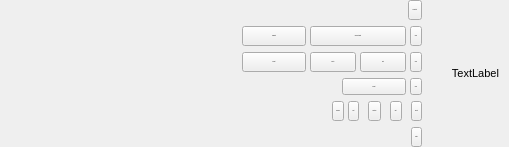
    <widget class="QWidget" name="mainToolbar" native="true">
     <layout class="QHBoxLayout" name="horizontalLayout_6">
      <property name="spacing">
       <number>4</number>
      </property>
      <property name="leftMargin">
       <number>10</number>
      </property>
      <property name="topMargin">
       <number>0</number>
      </property>
      <property name="rightMargin">
       <number>10</number>
      </property>
      <property name="bottomMargin">
       <number>0</number>
      </property>
      <item>
       <widget class="QWidget" name="toolbar" native="true">
        <layout class="QVBoxLayout" name="verticalLayout">
         <property name="leftMargin">
          <number>0</number>
         </property>
         <property name="topMargin">
          <number>0</number>
         </property>
         <property name="rightMargin">
          <number>0</number>
         </property>
         <property name="bottomMargin">
          <number>0</number>
         </property>
         <item>
          <widget class="QWidget" name="pageDefault" native="true">
           <layout class="QHBoxLayout" name="horizontalLayout_2">
            <property name="spacing">
             <number>4</number>
            </property>
            <property name="topMargin">
             <number>0</number>
            </property>
            <property name="bottomMargin">
             <number>0</number>
            </property>
            <item>
             <spacer name="horizontalSpacer">
              <property name="orientation">
               <enum>Qt::Horizontal</enum>
              </property>
              <property name="sizeHint" stdset="0">
               <size>
                <width>40</width>
                <height>20</height>
               </size>
              </property>
             </spacer>
            </item>
            <item>
             <widget class="QToolButton" name="btnZoomToFit">
              <property name="maximumSize">
               <size>
                <width>16777215</width>
                <height>20</height>
               </size>
              </property>
              <property name="font">
               <font>
                <pointsize>-1</pointsize>
               </font>
              </property>
              <property name="toolTip">
               <string/>
              </property>
              <property name="text">
               <string>zoom to fit</string>
              </property>
             </widget>
            </item>
           </layout>
          </widget>
         </item>
         <item>
          <widget class="QWidget" name="pagePolygonDraw" native="true">
           <layout class="QHBoxLayout" name="horizontalLayout">
            <property name="spacing">
             <number>4</number>
            </property>
            <property name="topMargin">
             <number>0</number>
            </property>
            <property name="bottomMargin">
             <number>0</number>
            </property>
            <item>
             <spacer name="horizontalSpacer_2">
              <property name="orientation">
               <enum>Qt::Horizontal</enum>
              </property>
              <property name="sizeHint" stdset="0">
               <size>
                <width>40</width>
                <height>20</height>
               </size>
              </property>
             </spacer>
            </item>
            <item>
             <widget class="QToolButton" name="btnCloseLoop">
              <property name="minimumSize">
               <size>
                <width>64</width>
                <height>0</height>
               </size>
              </property>
              <property name="maximumSize">
               <size>
                <width>16777215</width>
                <height>20</height>
               </size>
              </property>
              <property name="font">
               <font>
                <pointsize>-1</pointsize>
               </font>
              </property>
              <property name="toolTip">
               <string/>
              </property>
              <property name="text">
               <string>complete</string>
              </property>
              <property name="toolButtonStyle">
               <enum>Qt::ToolButtonTextOnly</enum>
              </property>
             </widget>
            </item>
            <item>
             <widget class="QToolButton" name="btnUndoLast">
              <property name="minimumSize">
               <size>
                <width>96</width>
                <height>0</height>
               </size>
              </property>
              <property name="maximumSize">
               <size>
                <width>16777215</width>
                <height>20</height>
               </size>
              </property>
              <property name="font">
               <font>
                <pointsize>-1</pointsize>
               </font>
              </property>
              <property name="toolTip">
               <string>&lt;!DOCTYPE HTML PUBLIC &quot;-//W3C//DTD HTML 4.0//EN&quot; &quot;http://www.w3.org/TR/REC-html40/strict.dtd&quot;&gt;
&lt;html&gt;&lt;head&gt;&lt;meta name=&quot;qrichtext&quot; content=&quot;1&quot; /&gt;&lt;style type=&quot;text/css&quot;&gt;
p, li { white-space: pre-wrap; }
&lt;/style&gt;&lt;/head&gt;&lt;body style=&quot; font-family:'Helvetica'; font-size:11px; font-weight:400; font-style:normal;&quot;&gt;
&lt;p style=&quot; margin-top:0px; margin-bottom:0px; margin-left:0px; margin-right:0px; -qt-block-indent:0; text-indent:0px;&quot;&gt;Deletes the last point added to the polygon&lt;/p&gt;&lt;/body&gt;&lt;/html&gt;</string>
              </property>
              <property name="text">
               <string>undo last point</string>
              </property>
              <property name="toolButtonStyle">
               <enum>Qt::ToolButtonTextOnly</enum>
              </property>
             </widget>
            </item>
            <item>
             <widget class="QToolButton" name="btnClearDrawing">
              <property name="maximumSize">
               <size>
                <width>16777215</width>
                <height>20</height>
               </size>
              </property>
              <property name="font">
               <font>
                <pointsize>-1</pointsize>
               </font>
              </property>
              <property name="toolTip">
               <string>&lt;!DOCTYPE HTML PUBLIC &quot;-//W3C//DTD HTML 4.0//EN&quot; &quot;http://www.w3.org/TR/REC-html40/strict.dtd&quot;&gt;
&lt;html&gt;&lt;head&gt;&lt;meta name=&quot;qrichtext&quot; content=&quot;1&quot; /&gt;&lt;style type=&quot;text/css&quot;&gt;
p, li { white-space: pre-wrap; }
&lt;/style&gt;&lt;/head&gt;&lt;body style=&quot; font-family:'Helvetica'; font-size:11px; font-weight:400; font-style:normal;&quot;&gt;
&lt;p style=&quot; margin-top:0px; margin-bottom:0px; margin-left:0px; margin-right:0px; -qt-block-indent:0; text-indent:0px;&quot;&gt;Clears the current polygon so you can start drawing from scratch&lt;/p&gt;&lt;/body&gt;&lt;/html&gt;</string>
              </property>
              <property name="text">
               <string>clear</string>
              </property>
              <property name="toolButtonStyle">
               <enum>Qt::ToolButtonTextOnly</enum>
              </property>
             </widget>
            </item>
           </layout>
          </widget>
         </item>
         <item>
          <widget class="QWidget" name="pagePolygonEdit" native="true">
           <layout class="QHBoxLayout" name="horizontalLayout_3">
            <property name="spacing">
             <number>4</number>
            </property>
            <property name="topMargin">
             <number>0</number>
            </property>
            <property name="bottomMargin">
             <number>0</number>
            </property>
            <item>
             <spacer name="horizontalSpacer_3">
              <property name="orientation">
               <enum>Qt::Horizontal</enum>
              </property>
              <property name="sizeHint" stdset="0">
               <size>
                <width>40</width>
                <height>20</height>
               </size>
              </property>
             </spacer>
            </item>
            <item>
             <widget class="QToolButton" name="btnAcceptPolygon">
              <property name="minimumSize">
               <size>
                <width>64</width>
                <height>0</height>
               </size>
              </property>
              <property name="maximumSize">
               <size>
                <width>16777215</width>
                <height>20</height>
               </size>
              </property>
              <property name="font">
               <font>
                <pointsize>-1</pointsize>
               </font>
              </property>
              <property name="toolTip">
               <string/>
              </property>
              <property name="text">
               <string>accept</string>
              </property>
              <property name="toolButtonStyle">
               <enum>Qt::ToolButtonTextOnly</enum>
              </property>
             </widget>
            </item>
            <item>
             <widget class="QToolButton" name="btnDeleteNodes">
              <property name="minimumSize">
               <size>
                <width>46</width>
                <height>0</height>
               </size>
              </property>
              <property name="maximumSize">
               <size>
                <width>16777215</width>
                <height>20</height>
               </size>
              </property>
              <property name="font">
               <font>
                <pointsize>-1</pointsize>
               </font>
              </property>
              <property name="toolTip">
               <string>&lt;!DOCTYPE HTML PUBLIC &quot;-//W3C//DTD HTML 4.0//EN&quot; &quot;http://www.w3.org/TR/REC-html40/strict.dtd&quot;&gt;
&lt;html&gt;&lt;head&gt;&lt;meta name=&quot;qrichtext&quot; content=&quot;1&quot; /&gt;&lt;style type=&quot;text/css&quot;&gt;
p, li { white-space: pre-wrap; }
&lt;/style&gt;&lt;/head&gt;&lt;body style=&quot; font-family:'Helvetica'; font-size:11px; font-weight:400; font-style:normal;&quot;&gt;
&lt;p style=&quot; margin-top:0px; margin-bottom:0px; margin-left:0px; margin-right:0px; -qt-block-indent:0; text-indent:0px;&quot;&gt;Deletes the selected vertices in the polygon&lt;/p&gt;&lt;/body&gt;&lt;/html&gt;</string>
              </property>
              <property name="text">
               <string>delete</string>
              </property>
              <property name="toolButtonStyle">
               <enum>Qt::ToolButtonTextOnly</enum>
              </property>
             </widget>
            </item>
            <item>
             <widget class="QToolButton" name="btnSplitNodes">
              <property name="minimumSize">
               <size>
                <width>46</width>
                <height>0</height>
               </size>
              </property>
              <property name="maximumSize">
               <size>
                <width>16777215</width>
                <height>20</height>
               </size>
              </property>
              <property name="font">
               <font>
                <pointsize>-1</pointsize>
               </font>
              </property>
              <property name="toolTip">
               <string>&lt;!DOCTYPE HTML PUBLIC &quot;-//W3C//DTD HTML 4.0//EN&quot; &quot;http://www.w3.org/TR/REC-html40/strict.dtd&quot;&gt;
&lt;html&gt;&lt;head&gt;&lt;meta name=&quot;qrichtext&quot; content=&quot;1&quot; /&gt;&lt;style type=&quot;text/css&quot;&gt;
p, li { white-space: pre-wrap; }
&lt;/style&gt;&lt;/head&gt;&lt;body style=&quot; font-family:'Helvetica'; font-size:11px; font-weight:400; font-style:normal;&quot;&gt;
&lt;p style=&quot; margin-top:0px; margin-bottom:0px; margin-left:0px; margin-right:0px; -qt-block-indent:0; text-indent:0px;&quot;&gt;Splits each selected edge in the polygon by inserting a new vertex in the middle&lt;/p&gt;&lt;/body&gt;&lt;/html&gt;</string>
              </property>
              <property name="text">
               <string>split</string>
              </property>
              <property name="toolButtonStyle">
               <enum>Qt::ToolButtonTextOnly</enum>
              </property>
             </widget>
            </item>
            <item>
             <widget class="QToolButton" name="btnDeletePolygon">
              <property name="maximumSize">
               <size>
                <width>16777215</width>
                <height>20</height>
               </size>
              </property>
              <property name="font">
               <font>
                <pointsize>-1</pointsize>
               </font>
              </property>
              <property name="toolTip">
               <string>&lt;!DOCTYPE HTML PUBLIC &quot;-//W3C//DTD HTML 4.0//EN&quot; &quot;http://www.w3.org/TR/REC-html40/strict.dtd&quot;&gt;
&lt;html&gt;&lt;head&gt;&lt;meta name=&quot;qrichtext&quot; content=&quot;1&quot; /&gt;&lt;style type=&quot;text/css&quot;&gt;
p, li { white-space: pre-wrap; }
&lt;/style&gt;&lt;/head&gt;&lt;body style=&quot; font-family:'Helvetica'; font-size:11px; font-weight:400; font-style:normal;&quot;&gt;
&lt;p style=&quot; margin-top:0px; margin-bottom:0px; margin-left:0px; margin-right:0px; -qt-block-indent:0; text-indent:0px;&quot;&gt;Deletes the entire polygon, so you can draw a new one from scratch&lt;/p&gt;&lt;/body&gt;&lt;/html&gt;</string>
              </property>
              <property name="text">
               <string>clear</string>
              </property>
              <property name="toolButtonStyle">
               <enum>Qt::ToolButtonTextOnly</enum>
              </property>
             </widget>
            </item>
           </layout>
          </widget>
         </item>
         <item>
          <widget class="QWidget" name="pageAnnotateLineActive" native="true">
           <layout class="QHBoxLayout" name="horizontalLayout_7">
            <property name="spacing">
             <number>4</number>
            </property>
            <property name="topMargin">
             <number>0</number>
            </property>
            <property name="bottomMargin">
             <number>0</number>
            </property>
            <item>
             <spacer name="horizontalSpacer_5">
              <property name="orientation">
               <enum>Qt::Horizontal</enum>
              </property>
              <property name="sizeHint" stdset="0">
               <size>
                <width>313</width>
                <height>17</height>
               </size>
              </property>
             </spacer>
            </item>
            <item>
             <widget class="QToolButton" name="btnAnnotationAcceptLine">
              <property name="minimumSize">
               <size>
                <width>64</width>
                <height>0</height>
               </size>
              </property>
              <property name="maximumSize">
               <size>
                <width>16777215</width>
                <height>20</height>
               </size>
              </property>
              <property name="font">
               <font>
                <pointsize>-1</pointsize>
               </font>
              </property>
              <property name="toolTip">
               <string/>
              </property>
              <property name="text">
               <string>accept</string>
              </property>
              <property name="toolButtonStyle">
               <enum>Qt::ToolButtonTextOnly</enum>
              </property>
             </widget>
            </item>
            <item>
             <widget class="QToolButton" name="btnAnnotationClearLine">
              <property name="maximumSize">
               <size>
                <width>16777215</width>
                <height>20</height>
               </size>
              </property>
              <property name="font">
               <font>
                <pointsize>-1</pointsize>
               </font>
              </property>
              <property name="text">
               <string>clear</string>
              </property>
              <property name="toolButtonStyle">
               <enum>Qt::ToolButtonTextOnly</enum>
              </property>
             </widget>
            </item>
           </layout>
          </widget>
         </item>
         <item>
          <widget class="QWidget" name="pageAnnotateSelect" native="true">
           <layout class="QHBoxLayout" name="horizontalLayout_8">
            <property name="spacing">
             <number>4</number>
            </property>
            <property name="topMargin">
             <number>0</number>
            </property>
            <property name="bottomMargin">
             <number>0</number>
            </property>
            <item>
             <spacer name="horizontalSpacer_6">
              <property name="orientation">
               <enum>Qt::Horizontal</enum>
              </property>
              <property name="sizeHint" stdset="0">
               <size>
                <width>313</width>
                <height>17</height>
               </size>
              </property>
             </spacer>
            </item>
            <item>
             <widget class="QToolButton" name="btnAnnotationPrevious">
              <property name="maximumSize">
               <size>
                <width>16777215</width>
                <height>20</height>
               </size>
              </property>
              <property name="font">
               <font>
                <pointsize>-1</pointsize>
               </font>
              </property>
              <property name="text">
               <string>previous</string>
              </property>
              <property name="toolButtonStyle">
               <enum>Qt::ToolButtonTextOnly</enum>
              </property>
             </widget>
            </item>
            <item>
             <widget class="QToolButton" name="btnAnnotationNext">
              <property name="maximumSize">
               <size>
                <width>16777215</width>
                <height>20</height>
               </size>
              </property>
              <property name="font">
               <font>
                <pointsize>-1</pointsize>
               </font>
              </property>
              <property name="text">
               <string>next</string>
              </property>
              <property name="toolButtonStyle">
               <enum>Qt::ToolButtonTextOnly</enum>
              </property>
             </widget>
            </item>
            <item>
             <spacer name="horizontalSpacer_7">
              <property name="orientation">
               <enum>Qt::Horizontal</enum>
              </property>
              <property name="sizeType">
               <enum>QSizePolicy::Fixed</enum>
              </property>
              <property name="sizeHint" stdset="0">
               <size>
                <width>5</width>
                <height>20</height>
               </size>
              </property>
             </spacer>
            </item>
            <item>
             <widget class="QToolButton" name="btnAnnotationSelectAll">
              <property name="maximumSize">
               <size>
                <width>16777215</width>
                <height>20</height>
               </size>
              </property>
              <property name="font">
               <font>
                <pointsize>-1</pointsize>
               </font>
              </property>
              <property name="text">
               <string>select all</string>
              </property>
              <property name="toolButtonStyle">
               <enum>Qt::ToolButtonTextOnly</enum>
              </property>
             </widget>
            </item>
            <item>
             <spacer name="horizontalSpacer_8">
              <property name="orientation">
               <enum>Qt::Horizontal</enum>
              </property>
              <property name="sizeType">
               <enum>QSizePolicy::Fixed</enum>
              </property>
              <property name="sizeHint" stdset="0">
               <size>
                <width>5</width>
                <height>20</height>
               </size>
              </property>
             </spacer>
            </item>
            <item>
             <widget class="QToolButton" name="btnAnnotationEdit">
              <property name="maximumSize">
               <size>
                <width>16777215</width>
                <height>20</height>
               </size>
              </property>
              <property name="font">
               <font>
                <pointsize>-1</pointsize>
               </font>
              </property>
              <property name="text">
               <string>edit...</string>
              </property>
              <property name="toolButtonStyle">
               <enum>Qt::ToolButtonTextOnly</enum>
              </property>
             </widget>
            </item>
            <item>
             <spacer name="horizontalSpacer_9">
              <property name="orientation">
               <enum>Qt::Horizontal</enum>
              </property>
              <property name="sizeType">
               <enum>QSizePolicy::Fixed</enum>
              </property>
              <property name="sizeHint" stdset="0">
               <size>
                <width>5</width>
                <height>20</height>
               </size>
              </property>
             </spacer>
            </item>
            <item>
             <widget class="QToolButton" name="btnAnnotationDeleteSelected">
              <property name="maximumSize">
               <size>
                <width>16777215</width>
                <height>20</height>
               </size>
              </property>
              <property name="font">
               <font>
                <pointsize>-1</pointsize>
               </font>
              </property>
              <property name="toolTip">
               <string/>
              </property>
              <property name="text">
               <string>delete</string>
              </property>
              <property name="toolButtonStyle">
               <enum>Qt::ToolButtonTextOnly</enum>
              </property>
             </widget>
            </item>
           </layout>
          </widget>
         </item>
         <item>
          <widget class="QWidget" name="pagePolygonInactive" native="true">
           <layout class="QHBoxLayout" name="horizontalLayout_5">
            <property name="spacing">
             <number>4</number>
            </property>
            <property name="topMargin">
             <number>0</number>
            </property>
            <property name="bottomMargin">
             <number>0</number>
            </property>
            <item>
             <spacer name="horizontalSpacer_4">
              <property name="orientation">
               <enum>Qt::Horizontal</enum>
              </property>
              <property name="sizeHint" stdset="0">
               <size>
                <width>40</width>
                <height>20</height>
               </size>
              </property>
             </spacer>
            </item>
            <item>
             <widget class="QToolButton" name="btnPastePolygon">
              <property name="maximumSize">
               <size>
                <width>16777215</width>
                <height>20</height>
               </size>
              </property>
              <property name="font">
               <font>
                <pointsize>-1</pointsize>
               </font>
              </property>
              <property name="toolTip">
               <string>&lt;html&gt;&lt;head/&gt;&lt;body&gt;&lt;p&gt;&lt;span style=&quot; font-family:'Helvetica'; font-size:11px;&quot;&gt;Pastes the last polygon that you have accepted in this slice view. You can then move the vertices in the pasted polygon to fit image data. This can be more efficient than drawing a new polygon when performing segmentation across multiple slices.&lt;/span&gt;&lt;/p&gt;&lt;/body&gt;&lt;/html&gt;</string>
              </property>
              <property name="text">
               <string>paste</string>
              </property>
              <property name="toolButtonStyle">
               <enum>Qt::ToolButtonTextOnly</enum>
              </property>
             </widget>
            </item>
           </layout>
          </widget>
         </item>
        </layout>
       </widget>
      </item>
      <item>
       <widget class="QLabel" name="lblSliceInfo">
        <property name="minimumSize">
         <size>
          <width>64</width>
          <height>0</height>
         </size>
        </property>
        <property name="font">
         <font>
          <pointsize>-1</pointsize>
         </font>
        </property>
        <property name="styleSheet">
         <string notr="true">font-size:11px;</string>
        </property>
        <property name="text">
         <string>TextLabel</string>
        </property>
        <property name="alignment">
         <set>Qt::AlignRight|Qt::AlignTrailing|Qt::AlignVCenter</set>
        </property>
       </widget>
      </item>
     </layout>
    </widget>
